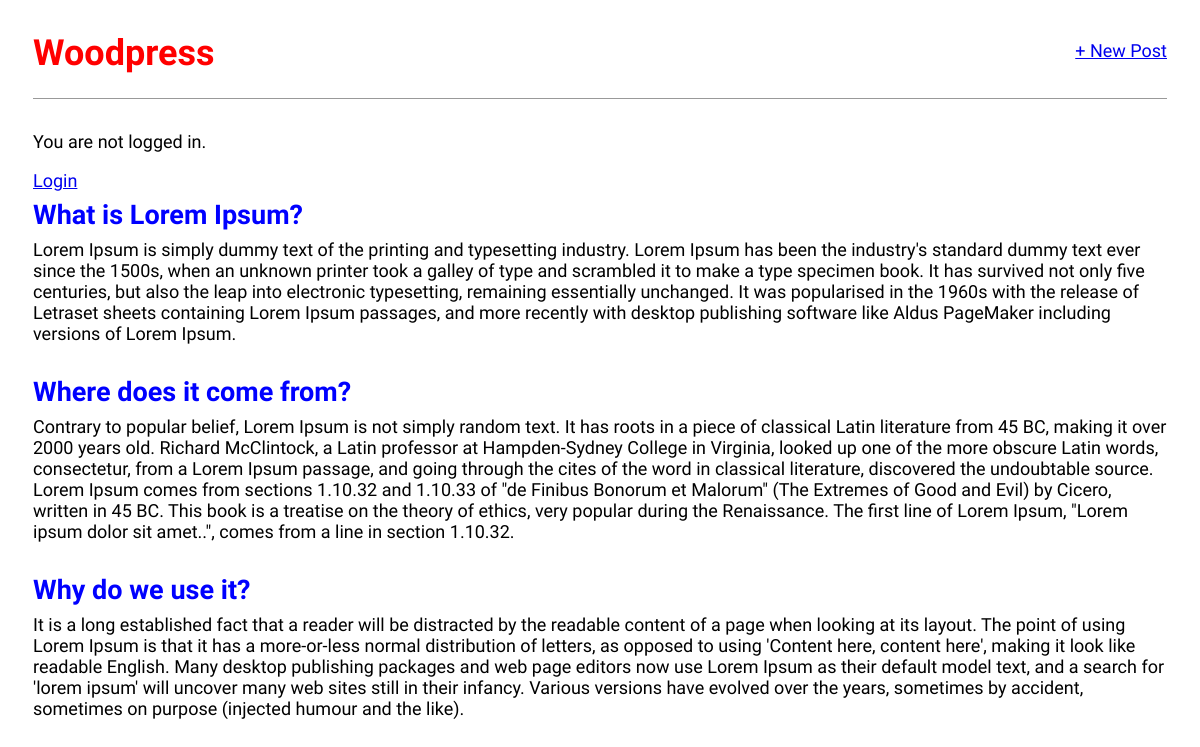
The page / on the database its author committed.
### blog/models.py (models this page shows, shortened)
class Post(models.Model):
	title = models.CharField(max_length=200)
	author = models.ForeignKey(
		'auth.User',
		on_delete=models.CASCADE,
	)
	body = models.TextField()

### blog/views.py (the view)
# urls.py: path('', views.BlogListView.as_view(), name='home'),
class BlogListView(ListView):
	model = Post
	template_name = 'home.html'

### blog/templates/home.html
{% extends 'base.html' %}
{% block content %}
	{% for post in object_list %}
		<div class="post-entry">
			<h2><a href="{% url 'post_detail' post.pk %}">{{ post.title }}</a></h2>
			<p>{{ post.body }}</p>
		</div>
	{% endfor %}
{% endblock content %}

### blog/templates/base.html (shortened to what this page needs)
{% load static %}
<!DOCTYPE html>
<html>
<head>
	<link rel="stylesheet" href="{% static 'css/base.css' %}">
</head>
<body>
	<div class="container">
		<header>
			<div class="nav-left">
				<h1><a href="/">Woodpress</a></h1>
			</div>
			<div class="nav-right">
				<a href="{% url 'post_new' %}">+ New Post</a>
			</div>
		</header>
		{% if user.is_authenticated %}
			<p>Hi, <b>{{ user.username }}</b>..</p>
			<a href="{% url 'logout' %}">Logout</a>
		{% else %}
			<p>You are not logged in.</p>
			<a href="{% url 'login' %}">Login</a>
		{% endif %}
		{% block content %}
		{% endblock content %}
	</div>
</body>
</html>

### blog/static/css/base.css (style rules this page uses)
body { font-family: 'Source Sans Pro', sans-serif; font-size: 18px; }
.container { padding-right: 25px; padding-left: 25px; margin-right: auto; margin-left: auto; }
header { border-bottom: 1px solid #999; margin-bottom: 2rem; display: flex; }
header h1 a { color: red; text-decoration: none; }
.nav-left { margin-right: auto; }
.nav-right { display: flex; padding-top: 2rem; }
.post-entry { margin-bottom: 2rem; }
.post-entry h2 { margin: 0.5rem 0; }
.post-entry h2 a, .post-entry h2 a:visited { color: blue; text-decoration: none; }
.post-entry p { margin: 0; font-weight: 400; }

### rows shown on the page
Post: title "What is Lorem Ipsum?", body "Lorem Ipsum is simply dummy text of the printing and typesetting industry. Lorem Ipsum has been the industry's standard dummy text ever since the 1500s, when an unknown printer took a galley of type and scrambled it to make a type specimen book. It has survived not only five centuries, but also the leap into electronic typesetting, remaining essentially unchanged. It was popularised in the 1960s with the release of Letraset sheets containing Lorem Ipsum passages, and more recently with desktop publishing software like Aldus PageMaker including versions of Lorem Ipsum."
Post: title "Where does it come from?", body "Contrary to popular belief, Lorem Ipsum is not simply random text. It has roots in a piece of classical Latin literature from 45 BC, making it over 2000 years old. Richard McClintock, a Latin professor at Hampden-Sydney College in Virginia, looked up one of the more obscure Latin words, consectetur, from a Lorem Ipsum passage, and going through the cites of the word in classical literature, discovered the undoubtable source. Lorem Ipsum comes from sections 1.10.32 and 1.10.33 of \"de Finibus Bonorum et Malorum\" (The Extremes of Good and Evil) by Cicero, written in 45 BC. This book is a treatise on the theory of ethics, very popular during the Renaissance. The first line of Lorem Ipsum,…"
Post: title "Why do we use it?", body "It is a long established fact that a reader will be distracted by the readable content of a page when looking at its layout. The point of using Lorem Ipsum is that it has a more-or-less normal distribution of letters, as opposed to using 'Content here, content here', making it look like readable English. Many desktop publishing packages and web page editors now use Lorem Ipsum as their default model text, and a search for 'lorem ipsum' will uncover many web sites still in their infancy. Various versions have evolved over the years, sometimes by accident, sometimes on purpose (injected humour and the like)."
